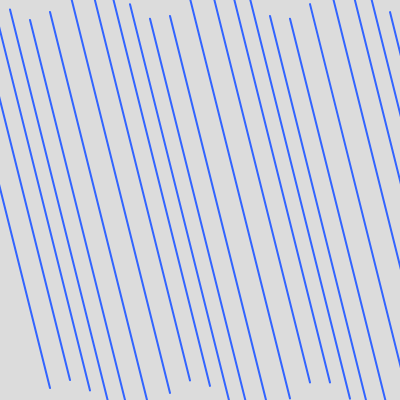
Frame 1 (no input)
Frame 2 (the mouse pressed at the canvas centre, redrawn once): identical to frame 1, image omitted

The p5.js sketch that drew this single still picture (run headless with seeded random() and noise() and a simulated clock; the mouse was pressed at the canvas centre and the sketch redrawn once):

// p5.js sketch
// ── sketch.js
function setup() {
  createCanvas(400, 400);
  strokeWeight(2);
  noLoop(); // Draw only once
}

function draw() {
  background(220);
  stroke(50, 100, 255);

  for (let x = -50; x < width + 50; x += 20) {
    // Static wave
    let offset = sin(x * 0.05) * 20;

    line(
      x,
      offset,
      x + 100,
      height + offset
    );
  }
}
